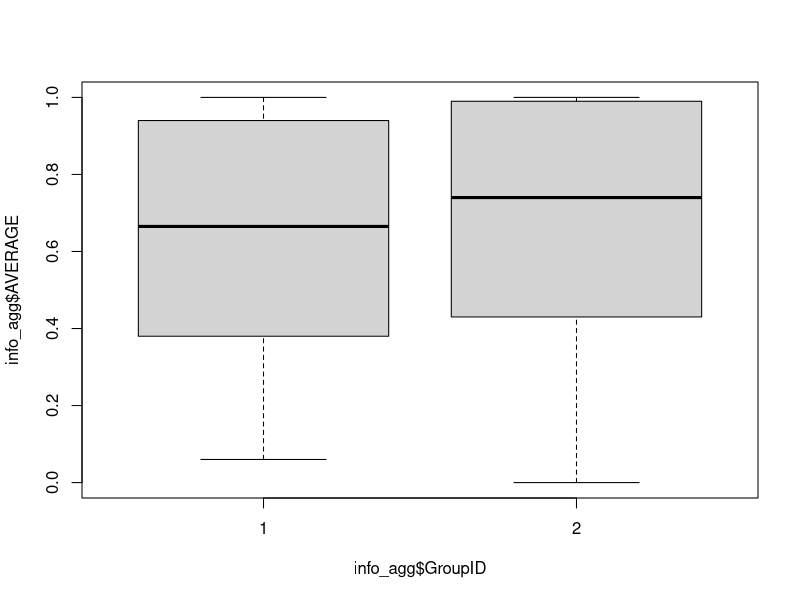

This chart was generated by the following R code: (Note: this script raises an error after producing the figure.)
library(ggplot2)
library(scales)
library(plyr)
#box_cols = c("#635855","#CF6148")
#box_cols = c(rgb(0.471,0.722,0.098),rgb(0.098,0.639,0.722))
box_cols = c("grey","dark green")
font_size <- 12


# START descriptive plots
dev.new(width=7,height=5)
results <- read.table("../Results_Complete.txt",header=T)
# differences between two groups
info_agg <- ddply(results,c("ParticipantID","GroupID"),function(df) return(c(AVERAGE=mean(df$Response), MEDIAN=median(df$Response),SD=sd(df$Response),SE=sqrt(var(df$Response)/length(df$Response)))))
boxplot(info_agg$AVERAGE~info_agg$GroupID)
Group <- factor(info_agg$GroupID, labels=c("T3","LocShare"))
p <- ggplot(info_agg,aes(Group,AVERAGE), label)
p + geom_boxplot(aes(fill=Group)) +
scale_y_continuous("Proportion of data shared (%)",limits = c(0, 1),labels=percent_format()) +
scale_x_discrete("Participant Group") +
scale_fill_manual("",values=box_cols) +
theme_bw(base_size=font_size) +	
coord_fixed() +
coord_equal(ratio=2) +
opts(axis.text.x=theme_text(size=font_size),axis.text.y=theme_text(size=font_size),legend.key = theme_rect(col = 0),legend.text=theme_text(size=font_size),axis.title.x=theme_text(vjust=0,size=font_size,face="bold"),axis.title.y=theme_text(hjust=0.5,vjust=0.15,angle=90,size=font_size,face="bold"))
ggsave(file="partgroup.eps")

# differences between information types, sub-divided by participant group
dev.new(width=10,height=3)
info_agg <- ddply(results,c("ParticipantID","GroupID","InfoType"),function(df) return(c(AVERAGE=mean(df$Response), MEDIAN=median(df$Response),SD=sd(df$Response),SE=sqrt(var(df$Response)/length(df$Response)))))
Group <- factor(info_agg$GroupID, labels=c("T3","LocShare"))
p <- ggplot(info_agg,aes(InfoType,AVERAGE), label)
p + geom_boxplot(aes(fill=Group)) +
scale_y_continuous("Proportion of data shared (%)",limits = c(0, 1),labels=percent_format()) +
scale_x_discrete("Information type") +
scale_fill_manual("",values=box_cols) +
theme_bw(base_size=font_size) +	
coord_equal(ratio=2) +
opts(axis.text.x=theme_text(size=font_size),axis.text.y=theme_text(size=font_size),legend.key = theme_rect(col = 0),legend.text=theme_text(size=font_size),axis.title.x=theme_text(vjust=0,size=font_size,face="bold"),axis.title.y=theme_text(hjust=0.5,vjust=0.15,angle=90,size=font_size,face="bold"))
ggsave(file="infotype.eps")

# differences between privacy settings, sub-divided by participant group
dev.new(width=10,height=5)
results <- read.table("../Results_Privacy_Reduced.txt",header=T)
info_agg <- ddply(results,c("ParticipantID","GroupID","PrivacySetting"),function(df) return(c(AVERAGE=mean(df$Response), MEDIAN=median(df$Response),SD=sd(df$Response),SE=sqrt(var(df$Response)/length(df$Response)))))
Group <- factor(info_agg$GroupID, labels=c("T3","LocShare"))
p <- ggplot(info_agg,aes(PrivacySetting,AVERAGE), label)
p + geom_boxplot(aes(fill=Group)) +
scale_y_continuous("Proportion of data shared (%)",limits = c(0, 1),labels=percent_format()) +
scale_x_discrete("Privacy setting",limits=c("EVERYONE","FRIENDS-OF-FRIENDS","FRIENDS","CUSTOM"),labels=c("Everyone","Friends of friends","Friends","Custom")) +
scale_fill_manual("",values=box_cols) +
theme_bw(base_size=font_size) +
coord_equal(ratio=2) +
opts(axis.text.x=theme_text(size=font_size),axis.text.y=theme_text(size=font_size),legend.key = theme_rect(col = 0),legend.text=theme_text(size=font_size),axis.title.x=theme_text(vjust=0,size=font_size,face="bold"),axis.title.y=theme_text(hjust=0.5,vjust=0.15,angle=90,size=font_size,face="bold"))
ggsave(file="privsetting.eps")
